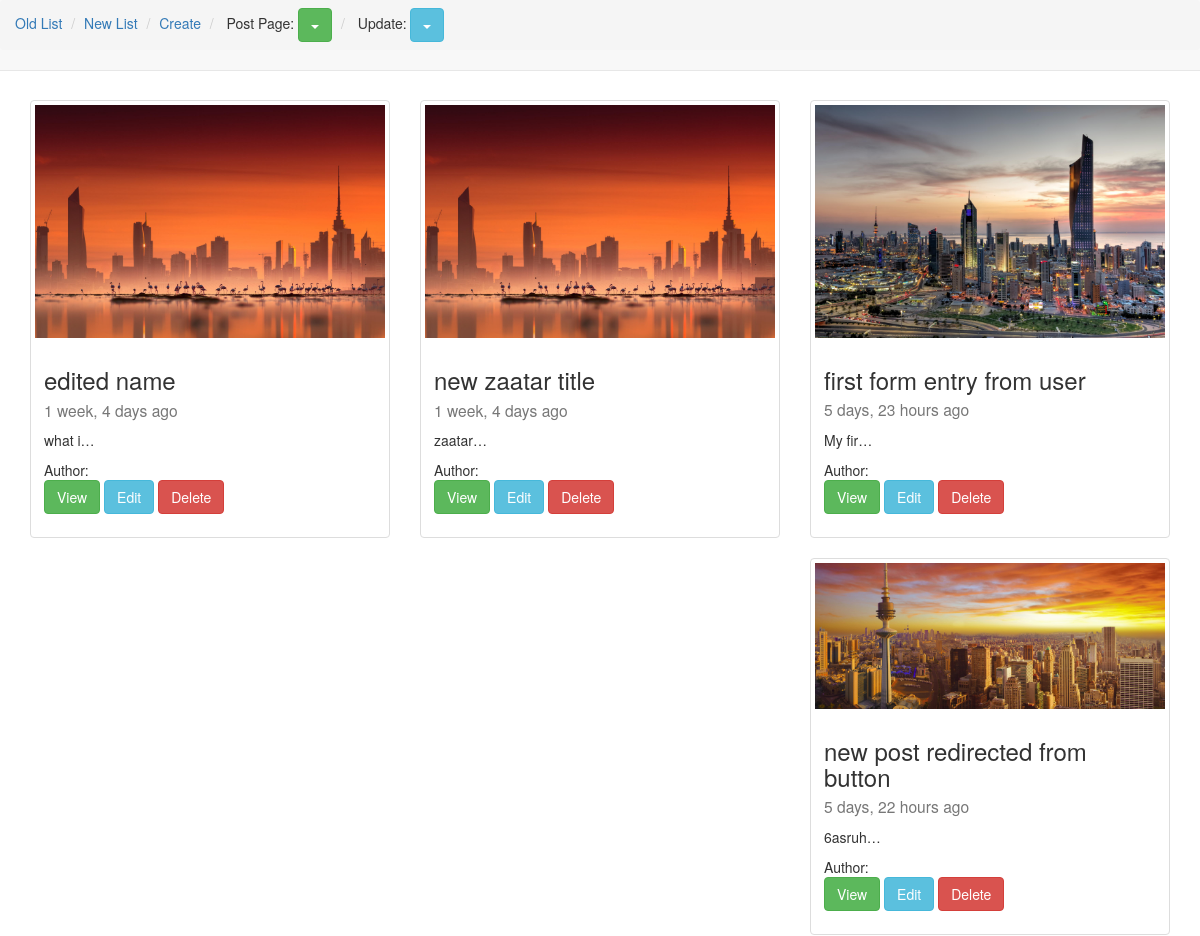
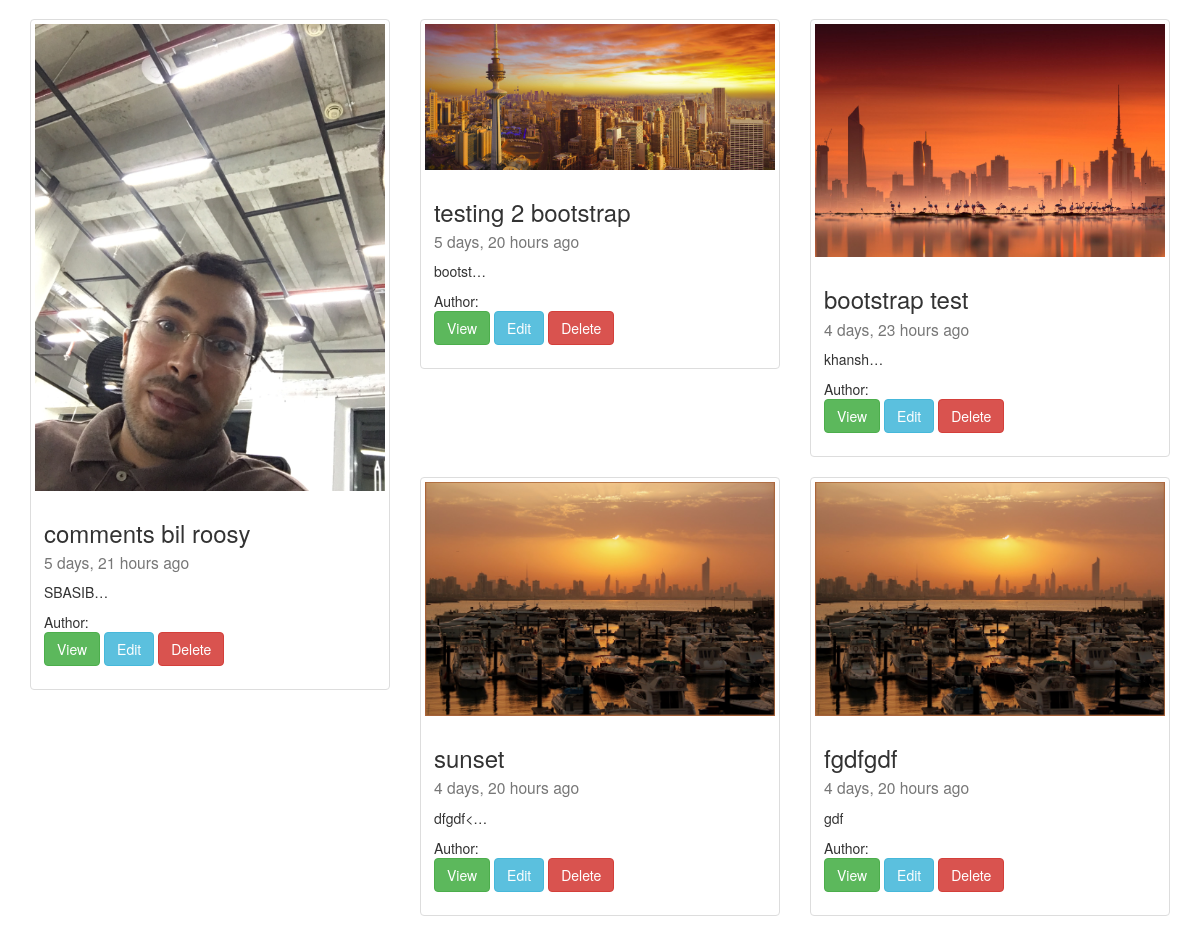
Before: /new/ with the older database file (2 pictures, top to bottom).
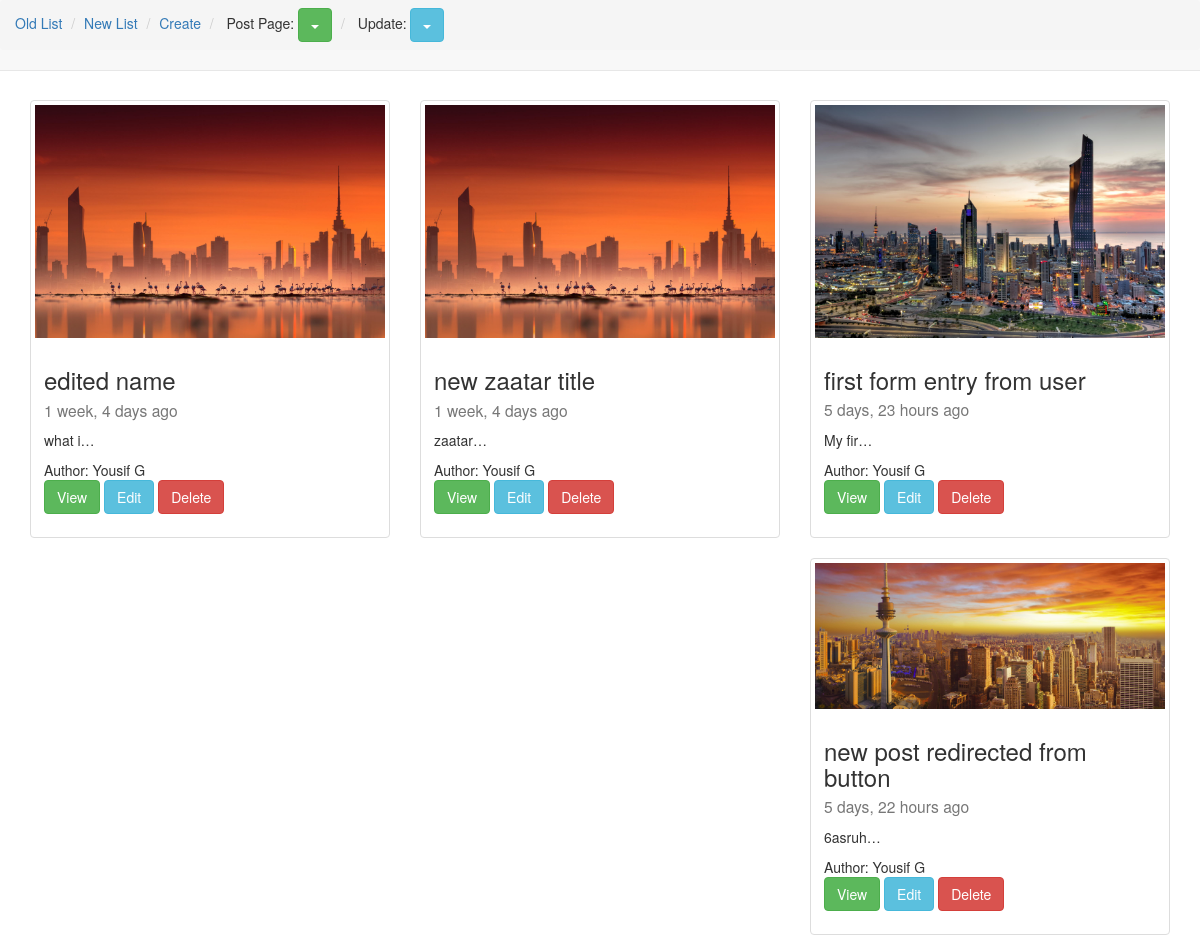
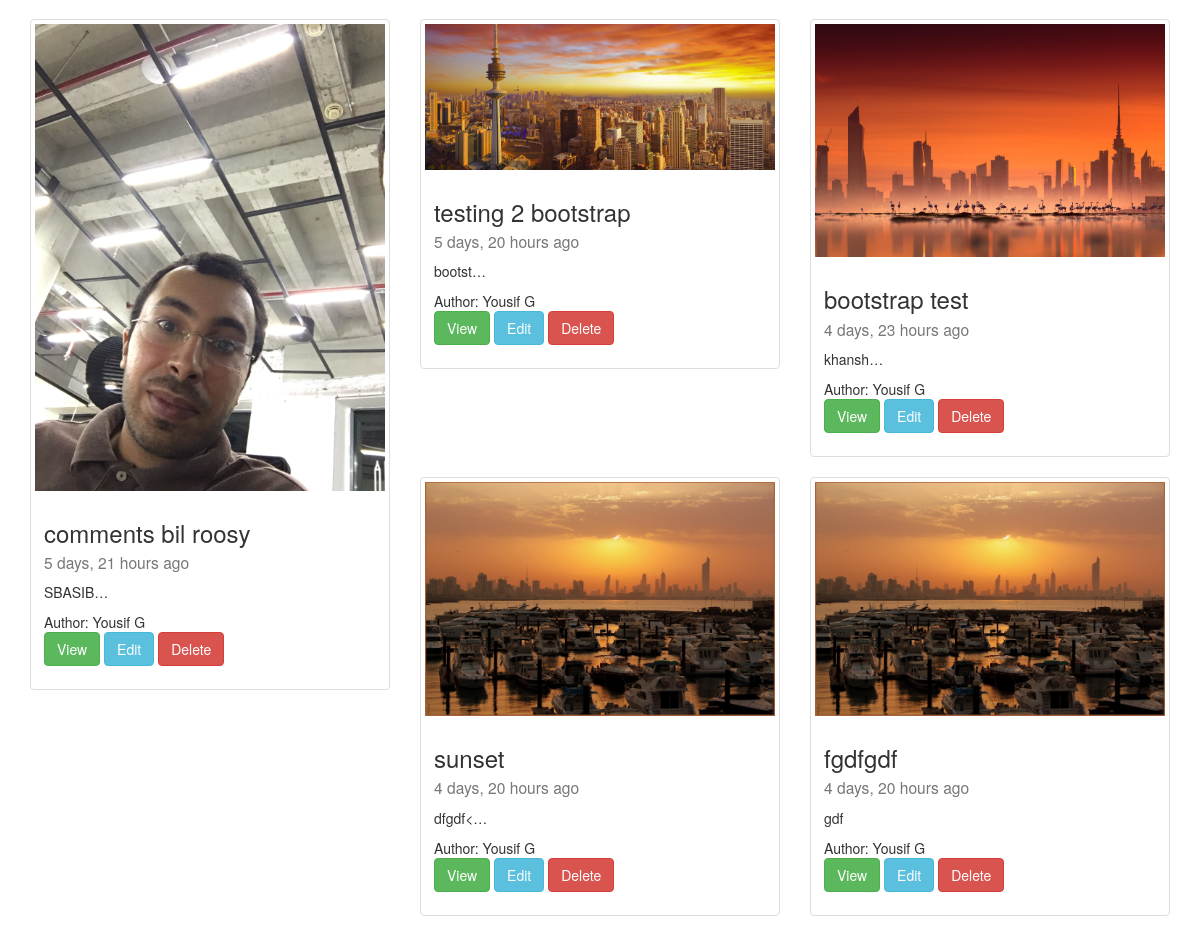
After: the same page with the newer database file (2 pictures, top to bottom).
### post/models.py (models this page shows, shortened)
class Post(models.Model):
	author = models.ForeignKey(User, default=1)
	title = models.CharField(max_length=140)
	content = models.TextField()
	image = models.ImageField(upload_to="blog_images", null=True, blank=True)
	updated = models.DateTimeField(auto_now=True)
	timestamp = models.DateTimeField(auto_now_add=True)
	slug = models.SlugField(unique=True)
	def absurl(self):
		return reverse("posts:id", kwargs={"slug": self.slug})

### post/views.py (the view)
# urls.py: url(r'^new/$', views.new_list, name="new")
def new_list(request):
	post_list = Post.objects.all()
	context = {
	"post_list": post_list,
	}
	return render(request, 'newlist.html', context)

### post/templatetags/urlify.py (called while the page is built)
@register.filter
def urlify(value):
	return quote(value)

### post/templates/newlist.html (shortened to what this page needs)
{% extends "base.html" %}
{% load urlify %}
{% block content %}
<div class="row">
   {% for x in post_list %}
  <div class="col-sm-6 col-md-4">
    <div class="thumbnail">
    {% if x.image %}
      <img src="{{x.image.url}}" class="img-responsive">
     {% endif %}
      <div class="caption">
        <h3>{{x.title}}<br><small>{{x.timestamp|timesince}} ago</small></h3>
        <p>{{x.content|linebreaks|truncatechars:10}}</p>
        Author: {{x.author.get_full_name}}<br>
        <p><a href="{{x.absurl}}" class="btn btn-success" role="button">View</a>
        <a href="{% url 'posts:update' slug=x.slug  %}" class="btn btn-info" role="button">Edit</a>
        <a href="{% url 'posts:delete' slug=x.slug  %}" class="btn btn-danger" role="button">Delete</a>
        </p>
      </div>
    </div>
  </div>
  {% endfor %}
</div>
{% endblock content %}

### post/templates/base.html (shortened to what this page needs)
<!DOCTYPE html>
{% load static %}
<html lang="en">
<head>
  <link rel="stylesheet" type="text/css" href="{% static 'css/bootstrap.min.css' %}">
</head>
<body>
<nav class="navbar navbar-default navbar-fixed-top">
<ol class="breadcrumb">
  <li><a href="{% url 'posts:list' %}">Old List</a></li>
  <li><a href="{% url 'posts:new' %}">New List</a></li>
  <li><a href="{% url 'posts:create' %}">Create</a></li>
  <li>
  Post Page:
  <button type="button" class="btn btn-success dropdown-toggle" data-toggle="dropdown" aria-haspopup="true" aria-expanded="false">
    <span class="caret"></span>
  </button>
  </li>
  <li>
Update:
  <button type="button" class="btn btn-info dropdown-toggle" data-toggle="dropdown" aria-haspopup="true" aria-expanded="false">
    <span class="caret"></span>
  </button>
  </li>
</ol>
</nav><br><br><br><br><br>
<div class="container">
    {% block content %}
    {% endblock content %}
</div>
</body>
</html>

Changed rows visible on the page:
changed Post "edited name": author.get_full_name (not shown) → "Yousif G"
changed Post "new zaatar title": author.get_full_name (not shown) → "Yousif G"
changed Post "first form entry from user": author.get_full_name (not shown) → "Yousif G"
changed Post "new post redirected from button": author.get_full_name (not shown) → "Yousif G"
changed Post "comments bil roosy": author.get_full_name (not shown) → "Yousif G"
changed Post "testing 2 bootstrap": author.get_full_name (not shown) → "Yousif G"
changed Post "bootstrap test": author.get_full_name (not shown) → "Yousif G"
changed Post "sunset": author.get_full_name (not shown) → "Yousif G"
changed Post "fgdfgdf": author.get_full_name (not shown) → "Yousif G"
